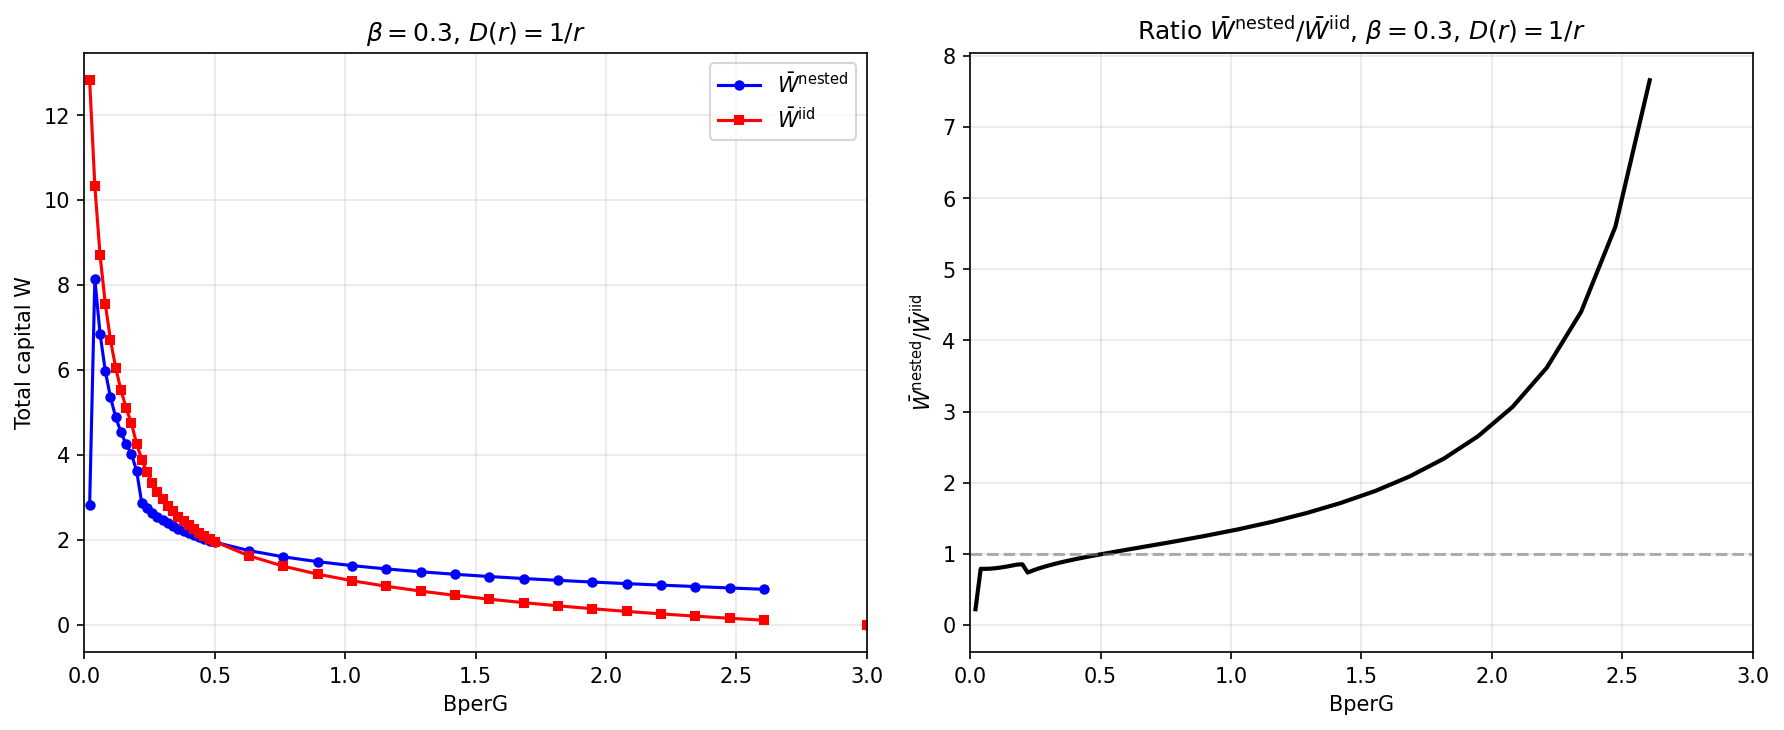

Recreate this plot in Python.
"""
Fine sweep of BperG to find where W_bar^nested vs W_bar^iid flips direction.

With D=1/r:
  - BperG large: nested wins (Region III serves many bad borrowers)
  - BperG small: ???

Also checks D(r) = r^{-eta} for several eta to find cleanest statement.
"""
import sys, os
sys.path.insert(0, os.path.dirname(__file__))
import numpy as np
import credit_model as cm
from credit_model import Parameters, solve_nested_analytical, solve_iid
import matplotlib
matplotlib.use('Agg')
import matplotlib.pyplot as plt

def run_pair(beta_v, bpg_v, dfun_fn):
    p = Parameters(Pi=0.05, beta=beta_v, BperG=bpg_v,
                   Delta=0.001, delom=0.0001, a_g=0.0, a_b=0.0)
    cm.dfun = dfun_fn
    cm._current_params = p
    n = solve_nested_analytical(p)
    iid = solve_iid(p)
    W_n = n['W_R2_cumsum'][-1] + n['WNS']
    W_i = iid['W_cumsum'][-1]
    # Also compute borrower counts (D-independent)
    borrowers_n = p.BperG + 1.0          # all served under nested
    borrowers_i = iid['G0'] + iid['B0'] - iid['G_eq'][-1] - iid['B_eq'][-1]
    return W_n, W_i, borrowers_n, borrowers_i, n, iid

# ============================================================
# 1. Fine sweep of BperG at several fixed beta values, D=1/r
# ============================================================
bpg_grid = np.concatenate([
    np.linspace(0.02, 0.15, 8),
    np.linspace(0.15, 0.5, 10),
    np.linspace(0.5, 2.0, 10),
    np.linspace(2.0, 5.0, 5),
])
bpg_grid = np.unique(bpg_grid)

dfun_1_r = lambda r: 1.0 / r

print("=" * 80)
print("FINE SWEEP: BperG  (D = 1/r)")
print("=" * 80)

for beta_v in [0.1, 0.3, 0.5, 0.7]:
    print(f"\nbeta = {beta_v}")
    print(f"  {'BperG':>7}  {'W_nested':>10}  {'W_iid':>10}  {'ratio N/I':>10}  {'N>I?':>6}  "
          f"{'WNS/W_n':>8}  {'alpha0':>7}  {'rp':>7}")
    print("  " + "-" * 72)

    W_ns, W_is, ratios, bpg_vals = [], [], [], []
    for bpg in bpg_grid:
        try:
            W_n, W_i, bn, bi, n_sol, iid_sol = run_pair(beta_v, bpg, dfun_1_r)
            ratio = W_n / W_i if W_i > 1e-12 else float('inf')
            wns_frac = n_sol['WNS'] / W_n if W_n > 1e-12 else 0
            W_ns.append(W_n); W_is.append(W_i); ratios.append(ratio); bpg_vals.append(bpg)
            flag = "TRUE " if W_n > W_i else "FALSE"
            print(f"  {bpg:>7.3f}  {W_n:>10.4f}  {W_i:>10.4f}  {ratio:>10.4f}  {flag:>6}  "
                  f"{wns_frac:>8.3f}  {n_sol['alpha0']:>7.4f}  {n_sol['rp']:>7.4f}")
        except Exception as e:
            print(f"  {bpg:>7.3f}  ERROR: {e}")

# ============================================================
# 2. At beta=0.3, check limiting behavior as BperG -> 0
# ============================================================
print("\n\n" + "=" * 80)
print("LIMITING BEHAVIOR: BperG -> 0  (beta=0.3, D=1/r)")
print("=" * 80)
print(f"  {'BperG':>8}  {'W_nested':>10}  {'W_iid':>10}  {'ratio':>10}  {'WNS':>10}  {'badleft':>10}")
for bpg in [0.5, 0.2, 0.1, 0.05, 0.02, 0.01, 0.005, 0.002]:
    try:
        W_n, W_i, _, _, n_sol, _ = run_pair(0.3, bpg, dfun_1_r)
        ratio = W_n / W_i if W_i > 1e-12 else float('inf')
        print(f"  {bpg:>8.4f}  {W_n:>10.4f}  {W_i:>10.4f}  {ratio:>10.4f}  "
              f"{n_sol['WNS']:>10.4f}  {n_sol['badleftover']:>10.5f}")
    except Exception as e:
        print(f"  {bpg:>8.4f}  ERROR: {e}")

# ============================================================
# 3. At beta=0.3, vary D elasticity eta (D = r^{-eta}) for BperG=0.2
# ============================================================
print("\n\n" + "=" * 80)
print("VARY D ELASTICITY: D(r) = r^{-eta}, beta=0.3, BperG=0.2")
print("=" * 80)
print(f"  {'eta':>6}  {'W_nested':>10}  {'W_iid':>10}  {'ratio':>10}  {'N>I?':>6}")
for eta in [0.0, 0.1, 0.25, 0.5, 0.75, 1.0, 1.5, 2.0, 3.0, 5.0]:
    try:
        fn = (lambda e: lambda r: r**(-e))(eta)
        W_n, W_i, _, _, _, _ = run_pair(0.3, 0.2, fn)
        ratio = W_n / W_i if W_i > 1e-12 else float('inf')
        flag = "TRUE " if W_n > W_i else "FALSE"
        print(f"  {eta:>6.2f}  {W_n:>10.4f}  {W_i:>10.4f}  {ratio:>10.4f}  {flag:>6}")
    except Exception as e:
        print(f"  {eta:>6.2f}  ERROR: {e}")

# ============================================================
# 4. Find crossing BperG* for each (beta, eta) pair
# ============================================================
print("\n\n" + "=" * 80)
print("CROSSING POINTS BperG* where W_nested = W_iid  (for various beta and eta)")
print("=" * 80)
print(f"  {'beta':>5}  {'eta':>5}  {'BperG*':>8}  {'direction at 0':>16}  {'direction at inf':>16}")

from scipy.optimize import brentq

for beta_v in [0.1, 0.3, 0.5, 0.7]:
    for eta in [0.5, 1.0, 2.0]:
        fn = (lambda e: lambda r: max(r, 1e-10)**(-e))(eta)
        def diff(bpg):
            try:
                W_n, W_i, _, _, _, _ = run_pair(beta_v, bpg, fn)
                return W_n - W_i
            except:
                return float('nan')

        # Check direction at extremes
        d_lo = diff(0.02)
        d_hi = diff(3.0)
        dir_lo = "nested>iid" if d_lo > 0 else "iid>nested"
        dir_hi = "nested>iid" if d_hi > 0 else "iid>nested"

        # Find crossing if it exists
        if d_lo * d_hi < 0:
            try:
                bpg_star = brentq(diff, 0.02, 3.0, xtol=1e-4)
                print(f"  {beta_v:>5.1f}  {eta:>5.1f}  {bpg_star:>8.4f}  {dir_lo:>16}  {dir_hi:>16}")
            except Exception as e:
                print(f"  {beta_v:>5.1f}  {eta:>5.1f}  CROSSING FIND FAILED: {e}")
        else:
            print(f"  {beta_v:>5.1f}  {eta:>5.1f}  {'NO CROSSING':>8}  {dir_lo:>16}  {dir_hi:>16}")

# ============================================================
# 5. Plot W_nested and W_iid vs BperG for beta=0.3, D=1/r
# ============================================================
bpg_plot = np.concatenate([np.linspace(0.02, 0.5, 25), np.linspace(0.5, 3.0, 20)])
bpg_plot = np.unique(bpg_plot)
W_ns_plot, W_is_plot = [], []
for bpg in bpg_plot:
    try:
        W_n, W_i, _, _, _, _ = run_pair(0.3, bpg, dfun_1_r)
        W_ns_plot.append(W_n); W_is_plot.append(W_i)
    except:
        W_ns_plot.append(np.nan); W_is_plot.append(np.nan)

fig, (ax1, ax2) = plt.subplots(1, 2, figsize=(12, 5))
ax1.plot(bpg_plot, W_ns_plot, 'b-o', ms=4, label=r'$\bar{W}^{\rm nested}$')
ax1.plot(bpg_plot, W_is_plot, 'r-s', ms=4, label=r'$\bar{W}^{\rm iid}$')
ax1.set_xlabel('BperG'); ax1.set_ylabel('Total capital W')
ax1.set_title(r'$\beta=0.3$, $D(r)=1/r$')
ax1.legend(); ax1.grid(alpha=0.3)
ax1.set_xlim([0, 3])

ratio_plot = [n/i if i > 1e-12 else np.nan for n, i in zip(W_ns_plot, W_is_plot)]
ax2.plot(bpg_plot, ratio_plot, 'k-', lw=2)
ax2.axhline(1.0, color='gray', ls='--', alpha=0.6)
ax2.set_xlabel('BperG'); ax2.set_ylabel(r'$\bar{W}^{\rm nested}/\bar{W}^{\rm iid}$')
ax2.set_title(r'Ratio $\bar{W}^{\rm nested}/\bar{W}^{\rm iid}$, $\beta=0.3$, $D(r)=1/r$')
ax2.grid(alpha=0.3); ax2.set_xlim([0, 3])

plt.tight_layout()
out = os.path.join(os.path.dirname(__file__), 'sweep_BperG.png')
plt.savefig(out, dpi=150, bbox_inches='tight')
print(f"\nPlot saved to {out}")
